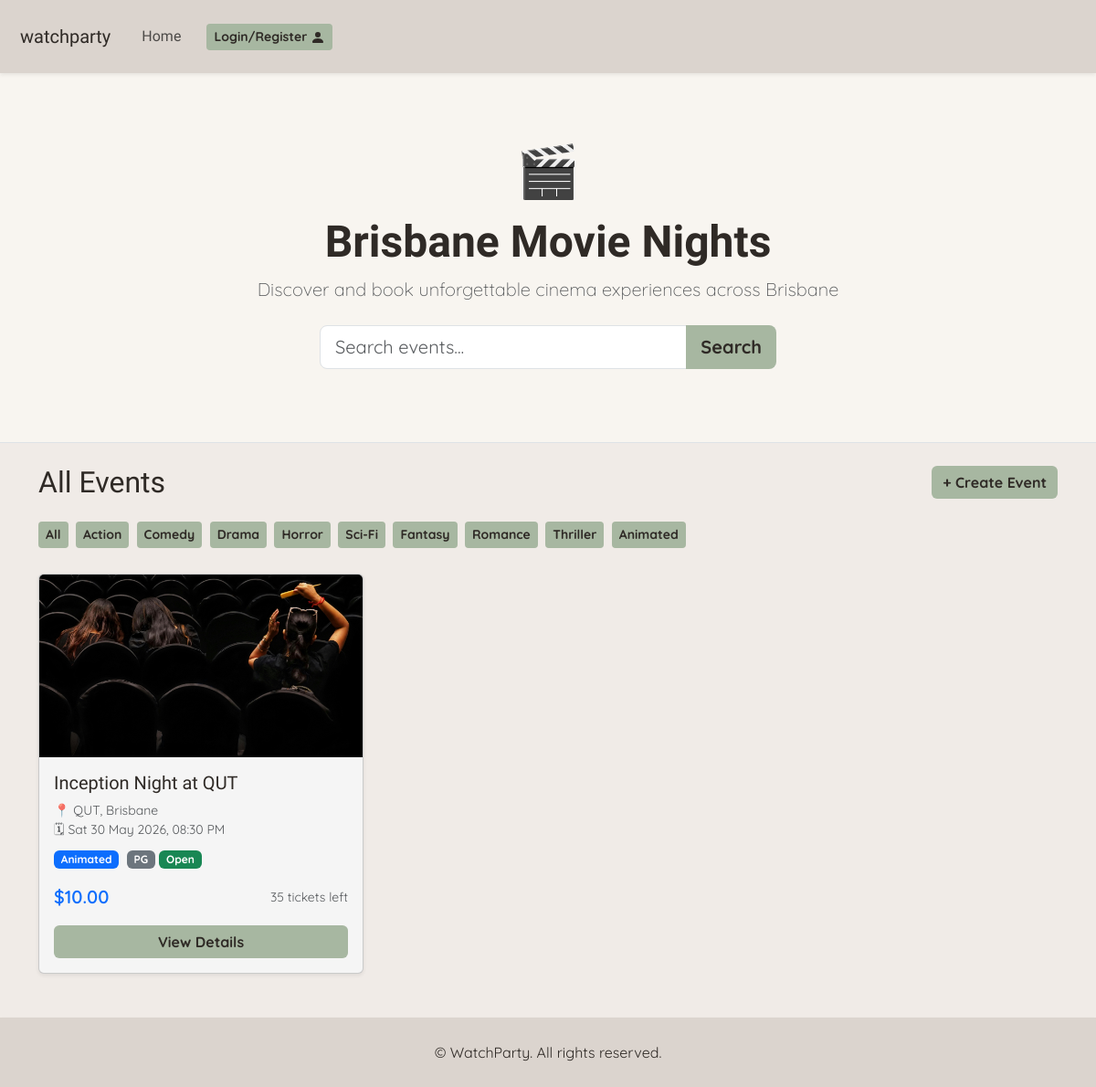
Before: / with the older database file.
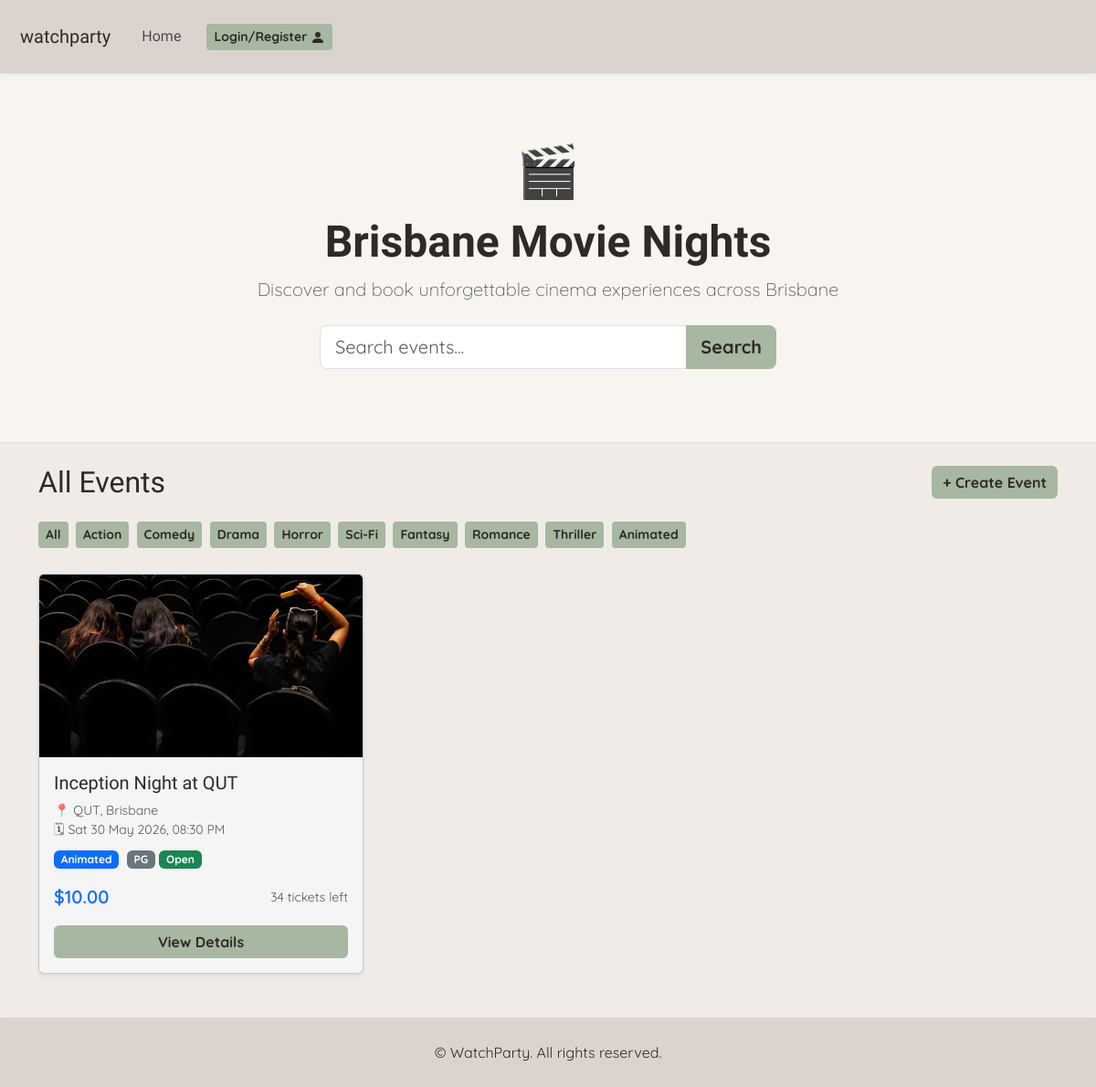
After: the same page with the newer database file.
### website/models.py (models this page shows)
class Event(db.Model):
    __tablename__ = 'event'
    id = db.Column(db.Integer, primary_key=True)
    title = db.Column(db.String(150), nullable=False)
    description = db.Column(db.Text, nullable=False)
    genre = db.Column(db.String(50))
    rating = db.Column(db.String(10))
    ticket_price = db.Column(db.Float)
    tickets_available = db.Column(db.Integer)
    location = db.Column(db.String(120), nullable=False)
    date = db.Column(db.DateTime)
    image = db.Column(db.String(255))
    owner_id = db.Column(db.Integer, db.ForeignKey('user.id'), nullable = True)
    is_cancelled = db.Column (db.Boolean, default = False, nullable=False)
    acknowledgement_type = db.Column(db.String(20), default='none', nullable=False)
    acknowledgement_text = db.Column(db.Text, nullable=True)
    comments = db.relationship('Comment', backref='event', lazy=True)
    orders = db.relationship('Booking', backref='event', lazy=True)
    @property
    def status(self):
        if self.is_cancelled:
            return 'Cancelled'
        if self.tickets_available is not None and self.tickets_available <= 0:
            return 'Sold Out'
        if self.date and self.date < datetime.now(datetime.timezone.utc):
            return 'Inactive'
        return 'Open'

### website/views.py (the view, shortened to what this page needs)
@main_bp.route('/')
def view_events():
    genre_filter = request.args.get('genre')
    search_query = request.args.get('q', '').strip()
    query = Event.query
    if genre_filter:
        query = query.filter_by(genre=genre_filter)
    events = query.all()
    all_genres = [r[0] for r in db.session.query(Event.genre).distinct() if r[0]]
    return render_template('view_events.html', events=events, search_query=search_query,
                           all_genres=all_genres, selected_genre=genre_filter or '')

### website/templates/view_events.html (shortened to what this page needs)
{% extends "base.html" %}
{% block content %}
<div class="py-5 mb-4 border-bottom" style="background-color: #f8f5f0;">
    <div class="container text-center py-3">
        <div style="font-size: 56px;">🎬</div>
        <h1 class="display-5 fw-bold mt-2">Brisbane Movie Nights</h1>
        <p class="lead text-muted mb-4">
            Discover and book unforgettable cinema experiences across Brisbane
        </p>
        <form method="GET" action="{{ url_for('main.view_events') }}" class="d-flex justify-content-center">
            <div class="input-group" style="max-width: 500px;">
                <input type="text" name="q" class="form-control form-control-lg"
                       placeholder="Search events..."
                       value="{{ search_query }}">
                <button class="btn btn-primary btn-lg" type="submit">Search</button>
            </div>
        </form>
    </div>
</div>
<div class="container mb-5">
    <div class="d-flex align-items-center justify-content-between mb-4">
        <h2 class="mb-0">All Events</h2>
        <a href="{{ url_for('main.create_event') }}" class="btn btn-primary">+ Create Event</a>
    </div>
    <div class="mb-4">
        <a href="{{ url_for('main.view_events') }}"
           class="btn btn-sm {% if not request.args.get('genre') %}btn-dark{% else %}btn-outline-secondary{% endif %} me-1 mb-1">
            All
        </a>
        {% for g in ['Action','Comedy','Drama','Horror','Sci-Fi','Fantasy','Romance','Thriller','Animated'] %}
        <a href="{{ url_for('main.view_events', genre=g) }}"
           class="btn btn-sm {% if request.args.get('genre') == g %}btn-dark{% else %}btn-outline-secondary{% endif %} me-1 mb-1">
            {{ g }}
        </a>
        {% endfor %}
    </div>
    {% if events %}
    <div class="row row-cols-1 row-cols-sm-2 row-cols-md-3 g-4">
        {% for event in events %}
        <div class="col">
            <div class="card h-100 shadow-sm">
                {% if event.image %}
                <img src="{{ url_for('static', filename='images/' + event.image) }}"
                     class="card-img-top" alt="{{ event.title }}"
                     style="height: 200px; object-fit: cover;">
                {% else %}
                <div class="bg-light d-flex align-items-center justify-content-center"
                     style="height: 200px; font-size: 48px;">🎬</div>
                {% endif %}
                <div class="card-body d-flex flex-column">
                    <h5 class="card-title">{{ event.title }}</h5>
                    <p class="card-text text-muted small mb-2">
                        📍 {{ event.location }}<br>
                        🗓 {{ event.date.strftime('%a %d %b %Y, %I:%M %p') if event.date else 'Date TBC' }}
                    </p>
                    <div class="mb-3">
                        {% if event.genre %}
                        <span class="badge bg-primary me-1">{{ event.genre }}</span>
                        {% endif %}
                        {% if event.rating %}
                        <span class="badge bg-secondary">{{ event.rating }}</span>
                        {% endif %}
                        {% if event.status == 'Cancelled' %}
                        <span class="badge bg-danger">Cancelled</span>
                        {% elif event.status == 'Sold Out' %}
                        <span class="badge bg-warning text-dark">Sold Out</span>
                        {% elif event.status == 'Inactive' %}
                        <span class="badge bg-secondary">Past Event</span>
                        {% else %}
                        <span class="badge bg-success">Open</span>
                        {% endif %}
                    </div>
                    <div class="d-flex justify-content-between align-items-center mt-auto mb-3">
                        <span class="fw-semibold text-primary fs-5">
                            {% if event.ticket_price %}${{ "%.2f"|format(event.ticket_price) }}{% else %}Free{% endif %}
                        </span>
                        <span class="text-muted small">
                            {% if event.tickets_available %}
                                {% if event.tickets_available < 10 %}
                                <span class="text-warning fw-semibold">⚠ {{ event.tickets_available }} left</span>
                                {% else %}
                                {{ event.tickets_available }} tickets left
                                {% endif %}
                            {% endif %}
                        </span>
                    </div>
                    <a href="{{ url_for('main.event_detail', event_id=event.id) }}"
                       class="btn btn-outline-primary w-100">View Details</a>
                </div>
            </div>
        </div>
        {% endfor %}
    </div>
    {% endif %}
</div>
{% endblock %}

### website/templates/base.html (shortened to what this page needs)
<html>
<head>
    <link href="https://cdn.jsdelivr.net/npm/bootstrap@5.3.2/dist/css/bootstrap.min.css" rel="stylesheet"
>
    <link rel="stylesheet" href="{{ url_for('static', filename='css/style.css') }}">
</head>
<body>
    <header>
        <nav class="navbar navbar-expand-lg bg-body-tertiary shadow-sm">
            <div class="container-fluid">
                <a class="navbar-brand" href="#">watchparty</a>
                <div class="collapse navbar-collapse" id="navbarNavDropdown">
                    <ul class="navbar-nav list-unstyled">
                        <li class="nav-item">
                            <a class="nav-link" href="{{url_for('main.view_events')}}">Home</a>
                        </li>
                    </ul>
                    {% if current_user.is_authenticated %}
                    <ul class="navbar-nav ms-auto d-flex align-items-center">
                        <li class="nav-item dropdown me-3">
                            <a class="nav-link dropdown-toggle" role="button" data-bs-toggle="dropdown"
                                aria-expanded="false">
                                Welcome back, {{current_user.name}}!
                            </a>
                            <ul class="dropdown-menu">
                                <li><a class="dropdown-item" href="{{url_for('bookings.show_bookings')}}">My
                                        Bookings</a></li>
                                <li><a class="dropdown-item" href="{{url_for('auth.logout')}}">Logout</a></li>
                            </ul>
                        </li>
                        {% else %}
                        <li class="nav-item me-2">
                            <a class="btn btn-primary btn-sm" href="{{url_for('auth.login')}}">Login/Register <svg
                                    xmlns="http://www.w3.org/2000/svg" width="16" height="16" fill="currentColor"
                                    class="bi bi-person-fill" viewBox="0 0 16 16">
                                    <path d="M3 14s-1 0-1-1 1-4 6-4 6 3 6 4-1 1-1 1zm5-6a3 3 0 1 0 0-6 3 3 0 0 0 0 6" />
                                </svg></a>
                        </li>
                        {% endif %}
                </div>
            </div>
        </nav>
        <div class="toast-container position-fixed top-0 end-0 p-3">
        </div>
    </header>
    {% block content %}
    {% endblock %}
    <footer class="mt-5 shadow-sm">
        <div class="container-fluid py-3 text-center ">
            <p class="mb-0">© WatchParty. All rights reserved.</p>
        </div>
    </footer>
</body>
</html>

### website/static/css/style.css (style rules this page uses)
body { font-family: "Quicksand", sans-serif !important; font-weight: 400; background: #F0EBE7; }
body, h1, h2, h3, h4, h5, h6, p, a, li, span, .navbar-brand { color: #2F2A26; }
header, h1, h2, h3, h4, h5, h6 { font-family: "Momo Trust Display", sans-serif !important; font-weight: 400; }
.btn, .btn-outline-primary, .btn-outline-secondary { background-color: #A7B7A1; color: #2F2A26; border: none; font-family: "Quicksand", sans-serif; font-weight: 700; }
.navbar, footer { background: #DBD4CE !important; padding: 10px; backdrop-filter: blur() }
.navbar li { list-style: none; padding: 10px; color: #2F2A26; }
.card, .detail-card { background-color: #F5F5F5; color: #2F2A26 !important; }

Changed rows visible on the page:
changed Event "Inception Night at QUT": tickets_available "35" → "34"
